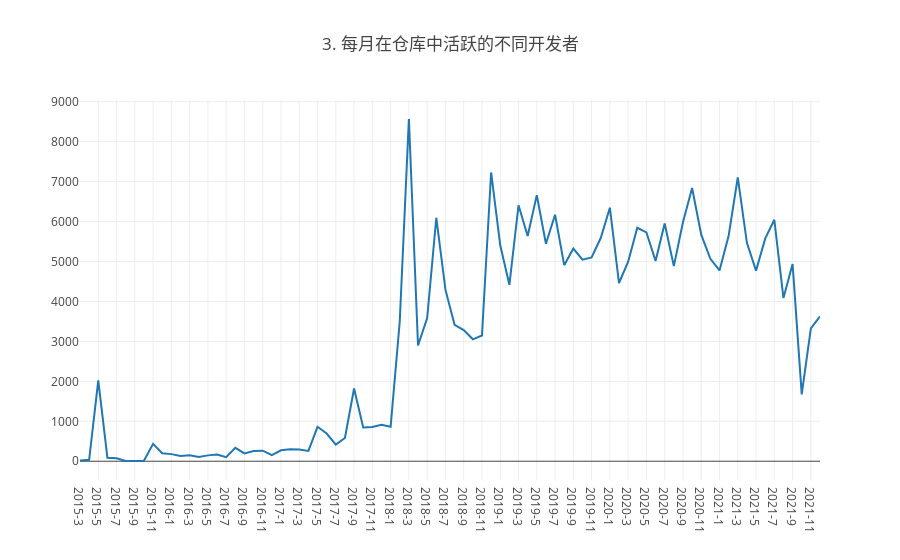

The notebook cell saved with this chart:
### Code cell
// 4. 每月在仓库中活跃（只要有日志产生就算）的不同开发者（也就是一个GitHub账号）总数
(async () => {
    let data = (await query(`
        select
            toYear(created_at) year, toMonth(created_at) month,
            count(distinct actor_id) users
        from github_log.events
        where repo_id = ${repo_id} and created_at < toDateTime('2022-01-01 00:00:00')
        group by year, month
        order by year, month
    `)).map(row => ({
        date: `${row.year}-${row.month}`,
        users: row.users
    }))
    console.table(data)

    let [date, users] = Object.keys(data[0]).map(k => data.map(row => row[k]))
    plot([
        {x: date, y: users, mode: 'scatter', name: '该月活跃开发者总数'}
    ], {
        title: '3. 每月在仓库中活跃的不同开发者',
        xaxis: {type: 'category'}
    })
})();

### Figure 1 — Plotly figure (JSON) as saved in the notebook; plotly's stock layout.template omitted (floating-point values rounded to 4 significant figures)
{"data": [{"mode": "scatter", "name": "该月活跃开发者总数", "x": ["2015-3", "2015-4", "2015-5", "2015-6", "2015-7", "2015-8", "2015-9", "2015-10", "2015-11", "2015-12", "2016-1", "2016-2", "2016-3", "2016-4", "2016-5", "2016-6", "2016-7", "2016-8", "2016-9", "2016-10", "2016-11", "2016-12", "2017-1", "2017-2", "2017-3", "2017-4", "2017-5", "2017-6", "2017-7", "2017-8", "2017-9", "2017-10", "2017-11", "2017-12", "2018-1", "2018-2", "2018-3", "2018-4", "2018-5", "2018-6", "2018-7", "2018-8", "2018-9", "2018-10", "2018-11", "2018-12", "2019-1", "2019-2", "2019-3", "2019-4", "2019-5", "2019-6", "2019-7", "2019-8", "2019-9", "2019-10", "2019-11", "2019-12", "2020-1", "2020-2", "2020-3", "2020-4", "2020-5", "2020-6", "2020-7", "2020-8", "2020-9", "2020-10", "2020-11", "2020-12", "2021-1", "2021-2", "2021-3", "2021-4", "2021-5", "2021-6", "2021-7", "2021-8", "2021-9", "2021-10", "2021-11", "2021-12"], "y": ["17", "37", "2025", "85", "72", "6", "6", "13", "436", "201", "178", "133", "148", "107", "147", "170", "103", "335", "195", "256", "265", "155", "273", "298", "292", "259", "862", "694", "416", "583", "1820", "843", "858", "912", "863", "3498", "8568", "2898", "3583", "6096", "4296", "3416", "3282", "3052", "3149", "7230", "5405", "4416", "6409", "5640", "6662", "5446", "6170", "4908", "5324", "5045", "5101", "5588", "6347", "4462", "4994", "5844", "5727", "5014", "5951", "4885", "5981", "6840", "5671", "5069", "4776", "5647", "7108", "5467", "4772", "5572", "6045", "4085", "4936", "1673", "3328", "3628"]}], "layout": {"autosize": true, "title": {"text": "3. 每月在仓库中活跃的不同开发者"}, "xaxis": {"autorange": true, "range": [0, 81], "type": "category"}, "yaxis": {"autorange": true, "range": [-469.7, 9044.0], "type": "linear"}}}
